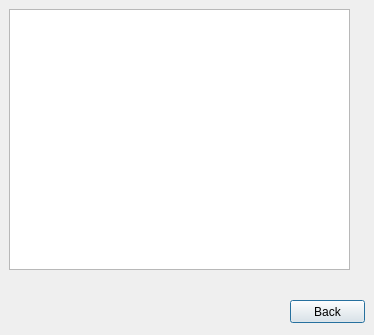
<?xml version="1.0" encoding="UTF-8"?>
<ui version="4.0">
 <class>friendprofile_dialog</class>
 <widget class="QDialog" name="friendprofile_dialog">
  <property name="geometry">
   <rect>
    <x>0</x>
    <y>0</y>
    <width>374</width>
    <height>335</height>
   </rect>
  </property>
  <property name="windowTitle">
   <string>Dialog</string>
  </property>
  <widget class="QTextBrowser" name="textBrowser">
   <property name="geometry">
    <rect>
     <x>9</x>
     <y>9</y>
     <width>341</width>
     <height>261</height>
    </rect>
   </property>
  </widget>
  <widget class="QPushButton" name="back_button">
   <property name="geometry">
    <rect>
     <x>290</x>
     <y>300</y>
     <width>75</width>
     <height>23</height>
    </rect>
   </property>
   <property name="text">
    <string>Back</string>
   </property>
  </widget>
 </widget>
 <resources/>
 <connections>
  <connection>
   <sender>back_button</sender>
   <signal>clicked()</signal>
   <receiver>friendprofile_dialog</receiver>
   <slot>close()</slot>
   <hints>
    <hint type="sourcelabel">
     <x>326</x>
     <y>320</y>
    </hint>
    <hint type="destinationlabel">
     <x>327</x>
     <y>333</y>
    </hint>
   </hints>
  </connection>
 </connections>
</ui>
